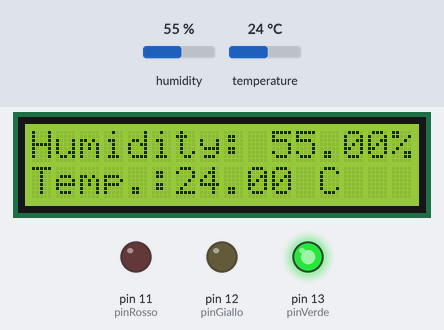
Bench run of a sketch on a simulated Arduino Uno, built with avr-gcc and run on an emulated ATmega328P. Parts: 16×2 character LCD, output pins drawn as LEDs (lit = HIGH). The inputs (shaded band) are chosen by the test bench; at power-on: humidity 55 %, temperature 24 °C. What the sketch prints to the serial monitor is not drawn.

Above: at 5.6 s.
5.7 s: humidity set to 42 %
At 11.2 s:
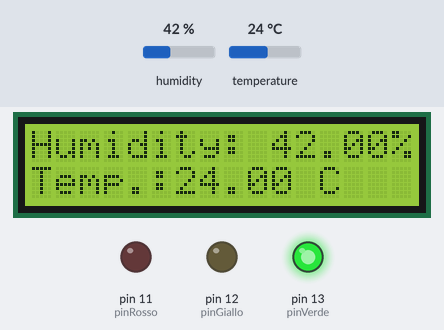
11.5 s: humidity set to 39 %
At 16.2 s:
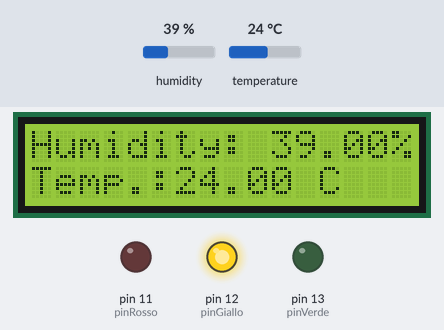
16.5 s: humidity set to 32 %
At 20.3 s:
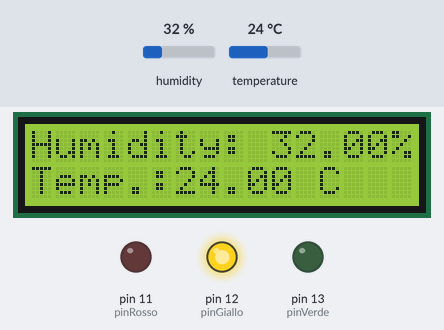
21.5 s: humidity set to 29 %
At 23.7 s:
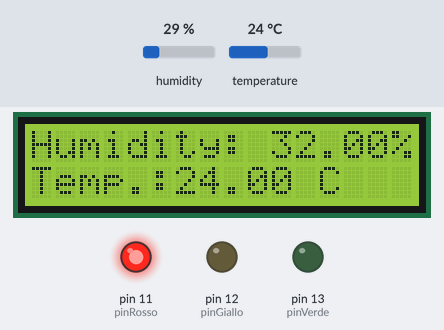
26.5 s: temperature set to 12 °C
At 31.5 s:
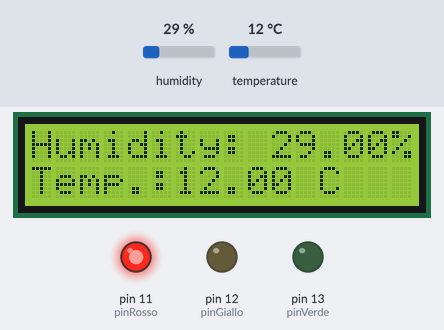
Timing chart, 0 to 32.5 s (numbered marks = the images above; inputs shaded):
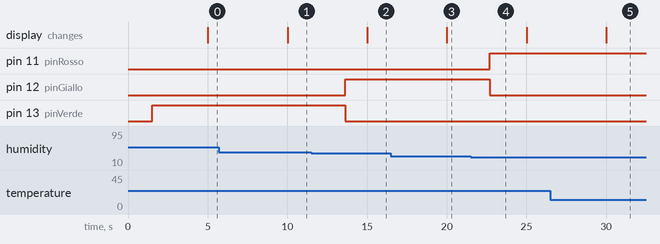

The sketch:

Humidity_and_Temperature_sensor.ino
```cpp
#include <DHT.h>

// Digital pin used by the DHT11 sensor
#define DHTPIN 10
#define DHTTYPE DHT11

#include <LiquidCrystal.h>
// LCD pins: RS, E, D4, D5, D6, D7 (4-bit mode)
LiquidCrystal lcd(2, 3, 4, 5, 6, 7);

// DHT sensor instance
DHT dht(DHTPIN, DHTTYPE);

// Logical states derived from humidity ranges
enum Humiditystate {
  DRY,      // Critically dry air
  HUMID,    // Critically humid air
  OK,       // Optimal humidity range
  WARNING   // Outside optimal range but not critical
};

// LED pins used as visual indicators
const int pinVerde = 13;
const int pinGiallo = 12;
const int pinRosso = 11;

// Current humidity state
Humiditystate humidityState;

// LCD timing control (non-blocking)
unsigned long screen_delay;
unsigned long actual_time = 0;
int duration_delay = 5000; // LCD refresh interval (ms)

// DHT timing control (non-blocking)
unsigned long lastDhtRead = 0;
int dhtDelay = 1500;       // Minimum delay between DHT reads (ms)
unsigned long dhtTimer;

// Latest valid sensor readings
float humidity = 0;
float temperature = 0;

void setup() {
  Serial.begin(9600);      // Serial output for debugging
  dht.begin();             // Initialize DHT sensor
  lcd.begin(16, 2);        // Initialize 16x2 LCD

  // Configure LED pins
  pinMode(pinVerde, OUTPUT);
  pinMode(pinGiallo, OUTPUT);
  pinMode(pinRosso, OUTPUT);
}

void loop() {

  // Check if enough time has passed to safely read the DHT sensor
  dhtTimer = millis() - lastDhtRead;

  if (dhtTimer >= dhtDelay){
    // Read humidity and temperature
    humidity = dht.readHumidity();
    temperature = dht.readTemperature(); // Celsius
    lastDhtRead = millis();

    // Abort cycle if sensor data is invalid
    if (isnan(humidity) || isnan(temperature)) {
      Serial.println("Failed to read from DHT sensor");
      return;
    }

    // Determine humidity state based on defined ranges
    if (humidity <= 30){
      humidityState = DRY;
    }
    else if(humidity >= 31 && humidity <= 40){
      humidityState = WARNING;
    }
    else if(humidity >= 41 && humidity <= 60){
      humidityState = OK;
    }
    else if(humidity >= 61 && humidity <= 70){
      humidityState = WARNING;
    }
    else if(humidity >= 71){
      humidityState = HUMID;
    }

    // Update LEDs according to current humidity state
    if (humidityState == DRY){
      digitalWrite(pinRosso, HIGH);
      digitalWrite(pinGiallo, LOW);
      digitalWrite(pinVerde, LOW);
    }
    else if (humidityState == OK){
      digitalWrite(pinRosso, LOW);
      digitalWrite(pinGiallo, LOW);
      digitalWrite(pinVerde, HIGH);
    }
    else if (humidityState == WARNING){
      digitalWrite(pinRosso, LOW);
      digitalWrite(pinGiallo, HIGH);
      digitalWrite(pinVerde, LOW);
    }
    else if (humidityState == HUMID){
      digitalWrite(pinRosso, HIGH);
      digitalWrite(pinGiallo, LOW);
      digitalWrite(pinVerde, LOW);
    }
  }

  // Handle LCD refresh independently from sensor reads
  screen_delay = millis() - actual_time;

  if (screen_delay >= duration_delay){
    actual_time = millis();
    lcd.clear();

    // Display humidity on first row
    Serial.print("Humidity: ");
    lcd.print("Humidity: ");
    lcd.print(humidity);
    lcd.print("%");
    Serial.print(humidity);
    Serial.print(" %  |  ");

    // Display temperature on second row
    Serial.print("Temperature: ");
    lcd.setCursor(0, 1);
    lcd.print("Temp.:");
    lcd.print(temperature);
    lcd.print(" C");
    Serial.print(temperature);
    Serial.println(" °C");
  }
}
```

Measured:
- the behaviour switches between 41 and 40 % on humidity (found by bisection; images 1 and 2)
- the behaviour switches between 31 and 30 % on humidity (found by bisection; images 3 and 4)
- after the input at 5.7 s, the display: changes after 4.3 s (image 1)
- after the input at 11.5 s, pin 12 (pinGiallo): LOW → HIGH after 2.1 s; pin 13 (pinVerde): HIGH → LOW after 2.1 s; the display: changes after 3.5 s (image 2)
- after the input at 16.5 s, the display: changes after 3.5 s (image 3)
- after the input at 21.5 s, pin 11 (pinRosso): LOW → HIGH after 1.2 s; pin 12 (pinGiallo): HIGH → LOW after 1.2 s
- after the input at 26.5 s, the display: changes after 3.5 s (image 5)
